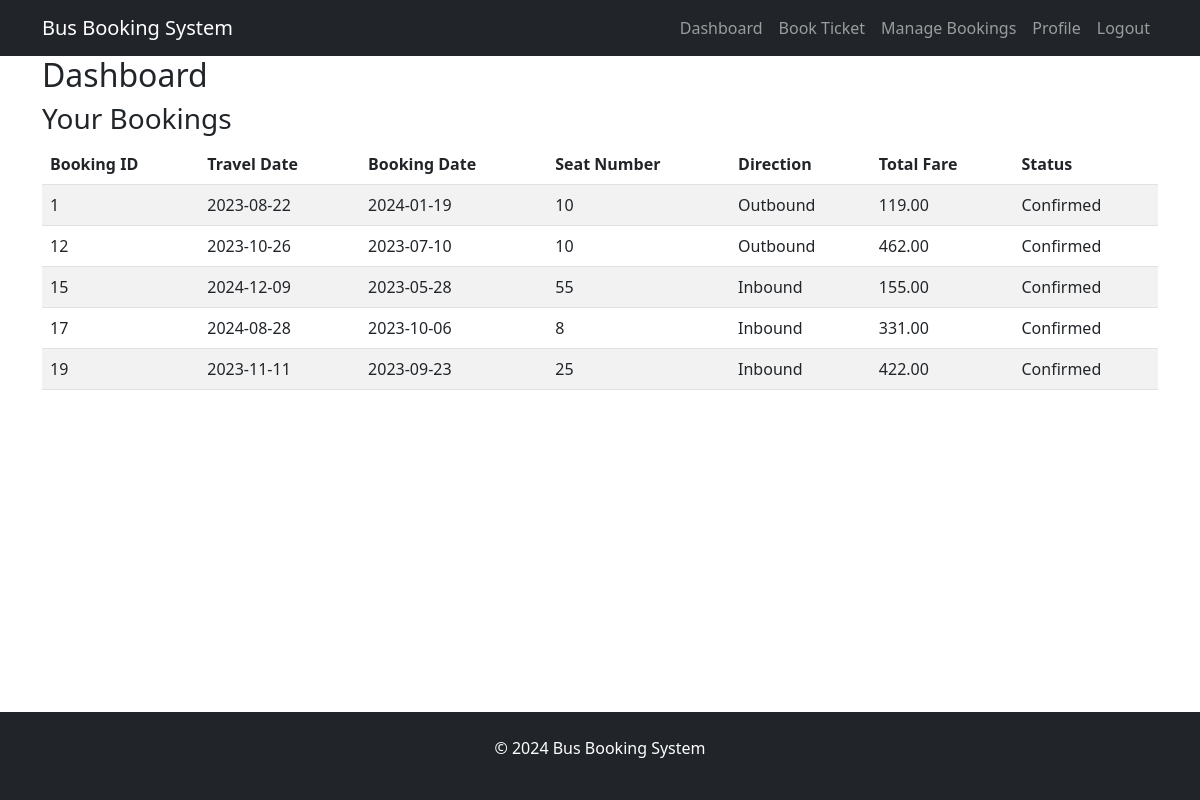
/pages/dashboard.php (signed in), run on the app's committed database.
### tables this page shows
CREATE TABLE `bookings` (
  `booking_id` int(11) NOT NULL,
  `customer_id` int(11) DEFAULT NULL,
  `bus_id` int(11) DEFAULT NULL,
  `travel_date` date DEFAULT NULL,
  `booking_date` date NOT NULL,
  `seat_number` int(11) NOT NULL,
  `direction` tinyint(4) NOT NULL COMMENT '0: Outbound | 1: Inbound',
  `total_fare` decimal(10,2) NOT NULL,
  `status` tinyint(4) NOT NULL COMMENT '0: Pending | 1: Confirmed'
);

### pages/dashboard.php (the view)
<?php include_once '../includes/header.php'; ?>
<main class="container">
    <h2>Dashboard</h2>
    <?php
    include_once '../includes/db_connect.php';
    if(isset($_SESSION['user_id'])) {
        $user_id = $_SESSION['user_id'];
        $sql = "SELECT * FROM Bookings WHERE customer_id = ?";
        $stmt = $mysqli->prepare($sql);
        $stmt->bind_param("i", $user_id);
        $stmt->execute();
        $result = $stmt->get_result();
        if($result->num_rows > 0) {
            echo '<h3>Your Bookings</h3>';
            echo '<div class="table-responsive">';
            echo '<table class="table table-striped">';
            echo '<thead>';
            echo '<tr>';
            echo '<th scope="col">Booking ID</th>';
            echo '<th scope="col">Travel Date</th>';
            echo '<th scope="col">Booking Date</th>';
            echo '<th scope="col">Seat Number</th>';
            echo '<th scope="col">Direction</th>';
            echo '<th scope="col">Total Fare</th>';
            echo '<th scope="col">Status</th>';
            echo '</tr>';
            echo '</thead>';
            echo '<tbody>';
            while($row = $result->fetch_assoc()) {
                echo '<tr>';
                echo '<td>' . $row['booking_id'] . '</td>';
                echo '<td>' . $row['travel_date'] . '</td>';
                echo '<td>' . $row['booking_date'] . '</td>';
                echo '<td>' . $row['seat_number'] . '</td>';
                echo '<td>' . ($row['direction'] == 0 ? 'Outbound' : 'Inbound') . '</td>';
                echo '<td>' . $row['total_fare'] . '</td>';
                echo '<td>' . ($row['status'] == 0 ? 'Pending' : 'Confirmed') . '</td>';
                echo '</tr>';
            }
            echo '</tbody>';
            echo '</table>';
            echo '</div>';
        } else {
            echo '<p>You have no bookings yet.</p>';
        }
    } else {
        echo '<p>Please <a href="../pages/login.php">login</a> to access your dashboard.</p>';
    }
    ?>
</main>
<?php include_once '../includes/footer.php'; ?>

### includes/header.php (shortened to what this page needs)
<!DOCTYPE html>
<html lang="en">
<head>
    <link href="https://cdn.jsdelivr.net/npm/bootstrap@5.3.0-alpha1/dist/css/bootstrap.min.css" rel="stylesheet">
</head>
<body>
    <header>
        <nav class="navbar navbar-expand-lg navbar-dark bg-dark">
            <div class="container">
                <a class="navbar-brand" href="index.php">Bus Booking System</a>
                <div class="collapse navbar-collapse" id="navbarNav">
                    <ul class="navbar-nav ms-auto">
                        <?php
                        if(isset($_SESSION['user_id'])) {
                            echo '<li class="nav-item">';
                            echo '<a class="nav-link" href="dashboard.php">Dashboard</a>';
                            echo '</li>';
                            echo '<li class="nav-item">';
                            echo '<a class="nav-link" href="book_ticket.php">Book Ticket</a>';
                            echo '</li>';
                            echo '<li class="nav-item">';
                            echo '<a class="nav-link" href="manage_bookings.php">Manage Bookings</a>';
                            echo '</li>';
                            echo '<li class="nav-item">';
                            echo '<a class="nav-link" href="profile.php">Profile</a>';
                            echo '</li>';
                            echo '<li class="nav-item">';
                            echo '<a class="nav-link" href="../actions/logout.php">Logout</a>';
                            echo '</li>';
                        }
                        ?>
                    </ul>
                </div>
            </div>
        </nav>
    </header>

### includes/footer.php (shortened to what this page needs)
    <footer class="mt-5 bg-dark text-white text-center py-4 fixed-bottom">
        <p>&copy; <?php echo date("Y"); ?> Bus Booking System</p>
    </footer>
</body>
</html>

### data on the page
bookings: booking_id "1", travel_date "2023-08-22", booking_date "2024-01-19", seat_number "10", direction "Outbound", total_fare "119.00", status "Confirmed"
bookings: booking_id "12", travel_date "2023-10-26", booking_date "2023-07-10", seat_number "10", direction "Outbound", total_fare "462.00", status "Confirmed"
bookings: booking_id "15", travel_date "2024-12-09", booking_date "2023-05-28", seat_number "55", direction "Inbound", total_fare "155.00", status "Confirmed"
bookings: booking_id "17", travel_date "2024-08-28", booking_date "2023-10-06", seat_number "8", direction "Inbound", total_fare "331.00", status "Confirmed"
bookings: booking_id "19", travel_date "2023-11-11", booking_date "2023-09-23", seat_number "25", direction "Inbound", total_fare "422.00", status "Confirmed"
